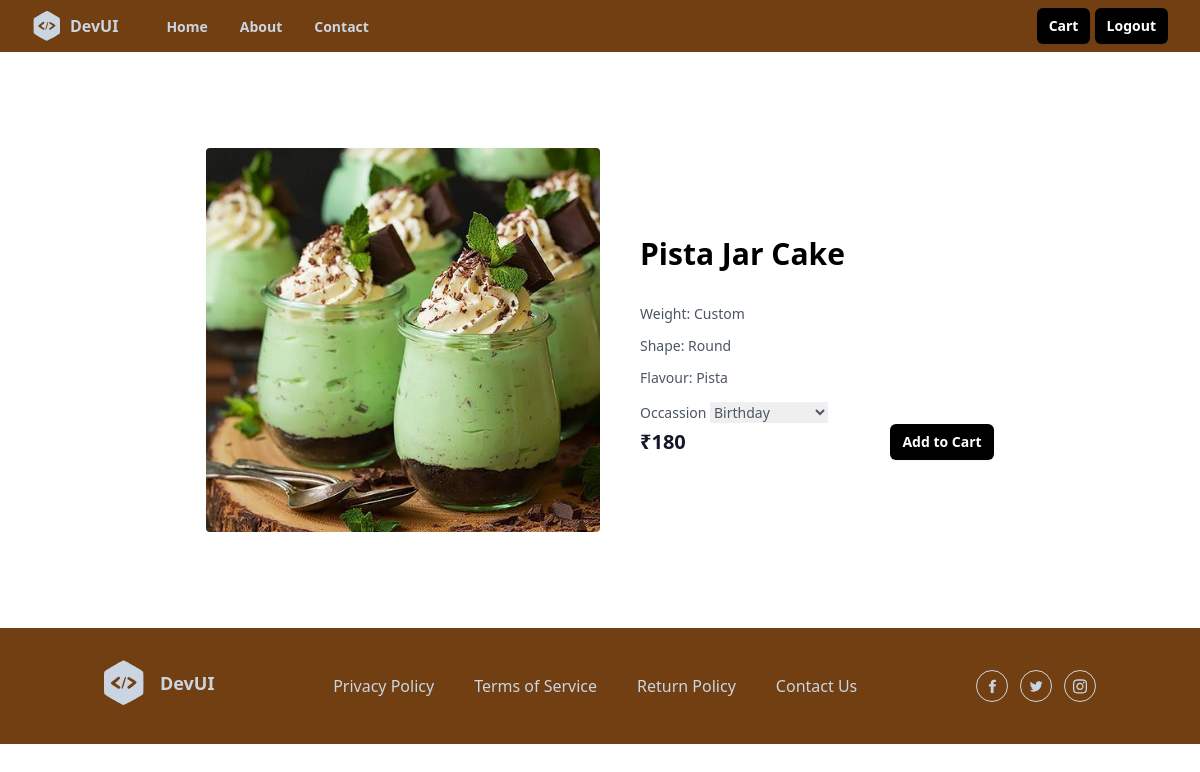
Page /cake/12/details on the committed database.
### shop/models.py (models this page shows, shortened)
class CakeVarient(models.Model):
    cake_object=models.ForeignKey(Cake,on_delete=models.CASCADE,related_name='cakeitem')
    flavour_object=models.ForeignKey(Flavour,on_delete=models.CASCADE,)
    category_object=models.ForeignKey(Category,on_delete=models.CASCADE,name="cakecategory")
    image=models.ImageField(upload_to="cake_images",default="default.jpg",null=True,blank=True)
    shape_opt=(
        ("Square","Square"),
        ("Rectangle","Rectangle"),
        ("Heart","Heart"),
        ("Round","Round"),
        ("Custom","Custom"),
   )
    shape=models.CharField(max_length=150,choices=shape_opt,default="custom")
    weight_opt=(
        ("250gm","250gm"),
        ("500gm","500gm"),
        ("1kg","1kg"),
        ("1.5kg","1.5kg"),
        ("2kg","2kg"),
        ("Custom","Custom"),
    )
    weight=models.CharField(max_length=150,choices=weight_opt,default="500")
    price=models.PositiveIntegerField()
    created_date=models.DateTimeField(auto_now_add=True)
    updated_date=models.DateTimeField(auto_now=True)
    is_active=models.BooleanField(default=True)

class Cake(models.Model):
    name=models.CharField(max_length=150,unique=True)
    Occasion_object=models.ManyToManyField(Occasion)
    created_date=models.DateTimeField(auto_now_add=True)
    updated_date=models.DateTimeField(auto_now=True)
    is_active=models.BooleanField(default=True)

class Flavour(models.Model):
    flavour_name=models.CharField(max_length=150,unique=True)
    created_date=models.DateTimeField(auto_now_add=True)
    updated_date=models.DateTimeField(auto_now=True)
    is_active=models.BooleanField(default=True)

### shop/views.py (the view)
# urls.py: path("cake/<int:pk>/details",views.CakeDetailsView.as_view(),name="cake-details"),
class CakeDetailsView(View):
    def get(self,request,*args,**kwargs):
        id=kwargs.get("pk")
        qs=CakeVarient.objects.get(id=id)
        return render (request,"cake_detail.html",{"data":qs})

### shop/templates/cake_detail.html (shortened to what this page needs)
{%extends 'base.html'%}
{%load static%}
{%block main_block%}
<section class="overflow-hidden">
  <div class="mx-auto max-w-5xl px-5 py-24">
    <div class="mx-auto flex flex-wrap items-center lg:w-4/5">
      <img
        alt="Nike Air Max 21A"
        class="h-64 w-full rounded object-cover lg:h-96 lg:w-1/2"
        src="{{data.image.url}}"
      />
      <div class="mt-6 w-full lg:mt-0 lg:w-1/2 lg:pl-10">
        <h1 class="my-4 text-3xl font-semibold text-black"> {{data.cake_object.name}}</h1>
        <p class="mt-3 text-sm text-gray-600">
          Weight: {{data.weight}}
         </p>
         <p class="mt-3 text-sm text-gray-600">
           Shape: {{data.shape}}
          </p>
          <p class="mt-3 text-sm text-gray-600">
           Flavour: {{data.flavour_object.flavour_name}}
          </p>
          <div class="mt-3" >
            <form action="{% url 'add-to-basket' data.id %}" method="post">
             <div>
              <span class="mt-3 text-sm text-gray-600">
                  Occassion
              <select name="occasion" id="">
                {%for oc in data.cake_object.Occasion_object.all %}
                 <option value=" {{oc.occasion_name}}"> {{oc.occasion_name}}</option>
                {%endfor%}
              </select>
            </span>
             </div>
            </form>
          </div>
        <div class="flex items-center justify-between">
          <span class="title-font text-xl font-bold text-gray-900">
            ₹{{data.price}}
          </span>
          <button
            type="button"
            class="rounded-md bg-black px-3 py-2 text-sm font-semibold text-white shadow-sm hover:bg-black/80 focus-visible:outline focus-visible:outline-2 focus-visible:outline-offset-2 focus-visible:outline-black"
          >
            Add to Cart
          </button>
        </div>
      </div>
    </div>
  </div>
</section>
{%endblock%}

### rows in the picture
CakeVarient: image (picture), cake_object.name "Pista Jar Cake", weight "Custom", shape "Round", flavour_object.flavour_name "Pista", price "180"

### other values in the picture
form field occasion "Birthday"
